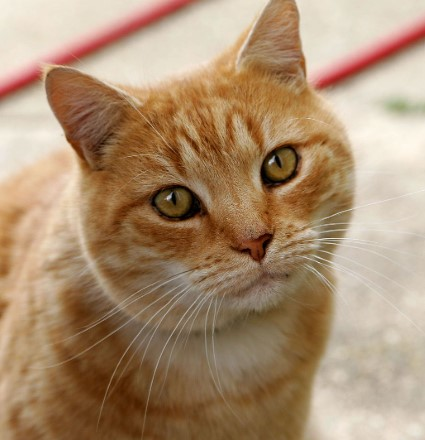
#> input picture model/dataset_images/cat/cat1.jpg, 425 x 440 px; its folder holds 2 pictures in this run
$ python train.py
#> lines starting #> are read from the running program, lines starting #| are printed output that depends on the picture

import os
import cv2
import numpy as np
from sklearn import svm
from sklearn.model_selection import train_test_split
from sklearn.metrics import accuracy_score
import joblib

# Load images from dataset
def load_images_from_folder(folder):
#> called with folder = 'dataset_images'
    images = []
    labels = []
    for label, subfolder in enumerate(os.listdir(folder)):
        subfolder_path = os.path.join(folder, subfolder)
        if os.path.isdir(subfolder_path):
            for filename in os.listdir(subfolder_path):
                img_path = os.path.join(subfolder_path, filename)
                img = cv2.imread(img_path)
#> img is the input picture: shape (440, 425, 3); mean B, G, R 113.1, 142.4, 170.9
                if img is not None:
                    img = cv2.resize(img, (64, 64))  # Resize image
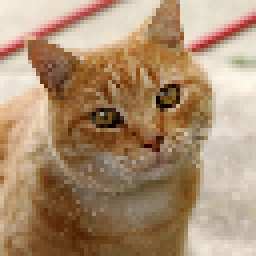
#> img: shape (64, 64, 3) (shown 4 times larger); mean B, G, R 113, 142.3, 170.8
                    images.append(img)
                    labels.append(label)
#> pass 2 of the loop in load_images_from_folder, `for label, subfolder in enumerate(os.listdir(folder)):`:
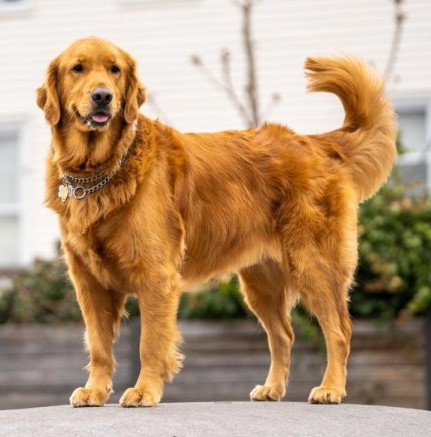
#> input picture model/dataset_images/dog/dog1.jpg, 431 x 437 px
#> in load_images_from_folder, img is the input picture: shape (437, 431, 3); mean B, G, R 118.2, 150, 179.9
#> in load_images_from_folder, `img = cv2.resize(img, (64, 64))`:
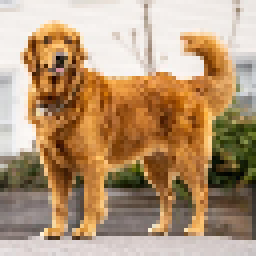
#> img: shape (64, 64, 3) (shown 4 times larger); mean B, G, R 118, 149.9, 179.7
    return np.array(images), np.array(labels)

# Train the model
def train_model(dataset_path, model_path):
    # Load images and labels
    images, labels = load_images_from_folder(dataset_path)
    images = images.reshape(images.shape[0], -1)  # Flatten images
    X_train, X_test, y_train, y_test = train_test_split(images, labels, test_size=0.2, random_state=42)

    # Train an SVM model
    clf = svm.SVC(kernel='linear', probability=True)
    clf.fit(X_train, y_train)

    # Test the model
    y_pred = clf.predict(X_test)
    print(f"Accuracy: {accuracy_score(y_test, y_pred):.2f}")

    # Save the model
    joblib.dump(clf, model_path)
    print(f"Model saved at {model_path}")

if __name__ == "__main__":
    train_model('dataset_images', 'svm_image_model.pkl')
